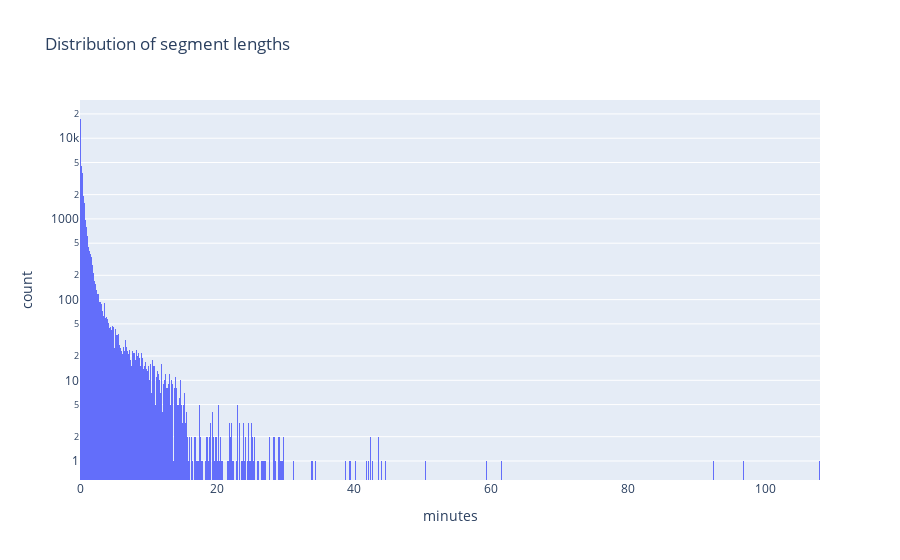

Notebook source saved alongside this figure:
### Code cell
# How long (time) are segments? Most are very short, so we plot the historgram on a log scale
fig = px.histogram(nz.segment.value_counts() / 60, log_y=True, title='Distribution of segment lengths', labels={'value': 'minutes'})
fig.layout.update(showlegend=False)
fig

### Figure 1 — Plotly figure (JSON) as saved in the notebook; plotly's stock layout.template omitted (floating-point values rounded to 4 significant figures; data arrays with more than 128 entries replaced by an {"elided": "..."} marker saying what was removed)
{"data": [{"alignmentgroup": "True", "bingroup": "x", "hovertemplate": "variable=count<br>minutes=%{x}<br>count=%{y}<extra></extra>", "legendgroup": "count", "marker": {"color": "#636efa", "pattern": {"shape": ""}}, "name": "count", "offsetgroup": "count", "orientation": "v", "showlegend": true, "type": "histogram", "x": {"elided": "48751 float values"}, "xaxis": "x", "yaxis": "y"}], "layout": {"barmode": "relative", "legend": {"title": {"text": "variable"}, "tracegroupgap": 0}, "showlegend": false, "title": {"text": "Distribution of segment lengths"}, "xaxis": {"anchor": "y", "domain": [0, 1], "title": {"text": "minutes"}}, "yaxis": {"anchor": "x", "domain": [0, 1], "title": {"text": "count"}, "type": "log"}}}
